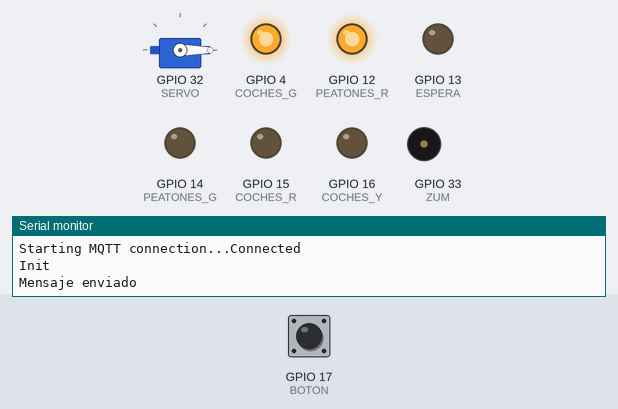
A sketch run on a simulated ESP32. Shown: servo, output pins drawn as LEDs (lit = HIGH), buzzer (waves = sounding), the last lines printed to the serial monitor. Dashed ring = blinking. The test bench sets the inputs (shaded band); at power-on: GPIO 17 (BOTON) LOW. WiFi joins after 1.5 s; servers stay silent unless stated; no MQTT or app messages arrive unless stated.

Above: at 2.7 s.
2.8 s: GPIO 17 (BOTON) pulled HIGH for 0.15 s
At 3.25 s:
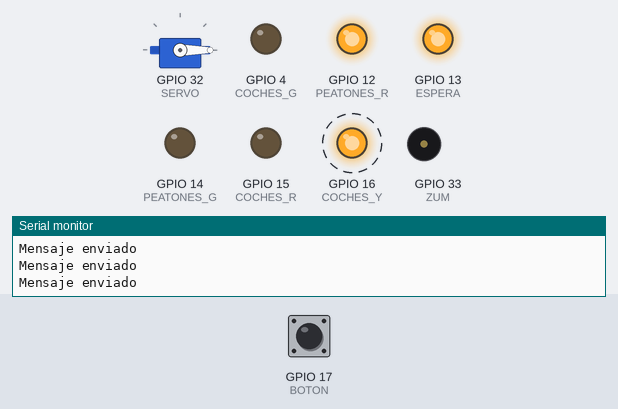
At 5.8 s:
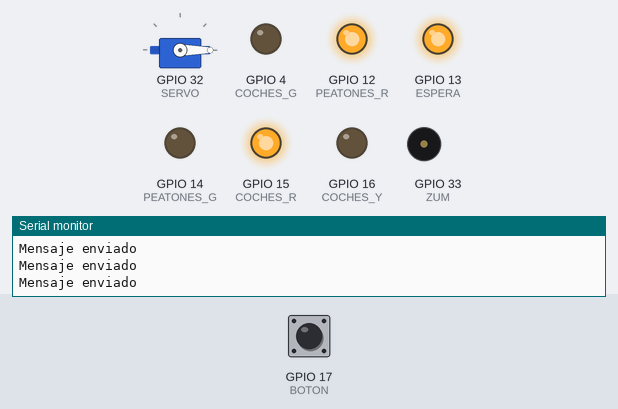
11.8 s: GPIO 17 (BOTON) pulled HIGH for 1 s
At 12.5 s:
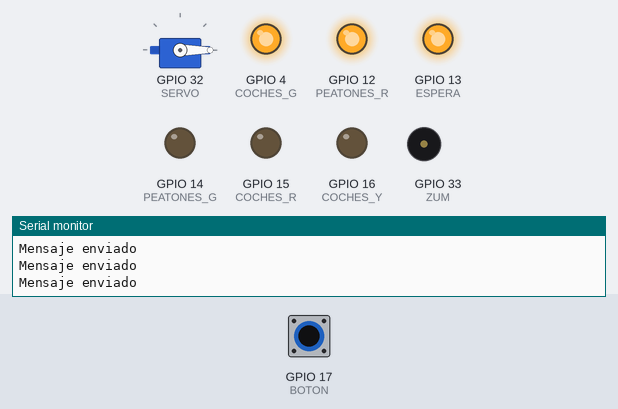
Timing chart, 0 to 19.8 s (numbered marks = the images above; inputs shaded):
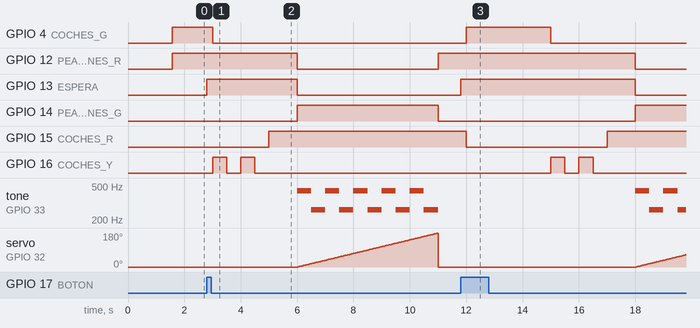

The sketch:

PL1.ino
```cpp
#include <WiFi.h>
#include <ArduinoJson.h>
#include <PubSubClient.h>
#include <ESP32Servo.h>

//Component pins
#define PEATONES_G 14
#define PEATONES_R 12
#define COCHES_G 4
#define COCHES_Y 16
#define COCHES_R 15
#define ESPERA 13
#define ZUM 33
#define BOTON 17
#define SERVO 32

// states
#define Gr 0
#define Yr 1
#define Rr1 2
#define Rg 3
#define Rr2 4

int cooldownTime=3000;
int stateTime[]={
  2000, //YrTime
  1000, //Rr1Time
  5000, //RgTime
  1000  //Rr2Time
};

unsigned long lastStateStart=0;
bool waiting=false;
int state=0;
unsigned long now=0;
bool emergencia=false;
int lastB = LOW;

Servo miServo;

#include <config.h>
#include <ESP32_Utils.hpp>
#include <MQTT.hpp>
#include <ESP32_Utils_MQTT.hpp>

void setup() {
  pinMode(COCHES_G, OUTPUT);
  pinMode(COCHES_Y, OUTPUT);
  pinMode(COCHES_R, OUTPUT);
  pinMode(PEATONES_G, OUTPUT);
  pinMode(PEATONES_R, OUTPUT);
  pinMode(ESPERA, OUTPUT);
  pinMode(ZUM, OUTPUT);
  pinMode(BOTON, INPUT);
  miServo.attach(SERVO);

  digitalWrite(COCHES_G, LOW);
  digitalWrite(COCHES_Y, LOW);
  digitalWrite(COCHES_R, LOW);
  digitalWrite(PEATONES_G, LOW);
  digitalWrite(PEATONES_R, LOW);
  digitalWrite(ESPERA, LOW);
  miServo.write(0);
  noTone(ZUM);

  Serial.begin(9600);
  Serial.println("Hola");

  ConnectWiFi_STA(false);
  InitMqtt();
  ConnectMqtt();
  Serial.println("Init");
  publishJson();
}

void loop() {
  HandleMqtt();
  now = millis();

  if (digitalRead(BOTON)==HIGH && lastB==LOW){
    publishJson();
  }

  //Check button
  if ((state==Gr || state==Rr2) && digitalRead(BOTON)==HIGH && !emergencia){
    waiting=true;
    digitalWrite(ESPERA, HIGH);
  }

  if (state==Gr && waiting && checkTime(now, lastStateStart, cooldownTime) && !emergencia){
    state++;
    waiting = false;
    lastStateStart=now;
    publishJson();
  }

  if (state>=Yr && (checkTime(now, lastStateStart, stateTime[state-1]))){
    state++;
    if (state>Rr2)
      state=Gr;
    lastStateStart=now;
    miServo.write(0);
    publishJson();
  }

  //Set lights
  switch(state){
    case Gr:
      lightCar('G');
      lightPasserby('R');
      break;
    case Yr:
      lightCar('Y');
      lightPasserby('R');
      break;
    case Rg:
      lightCar('R');
      lightPasserby('G');
      break;
    case Rr1:
    case Rr2:
      lightCar('R');
      lightPasserby('R');
      break;
    default:
      lightCar('Y');
      lightPasserby('G');
      break;
  }

  String str="";
  switch (state){
    case Gr:
      str="Gr";
      break;
    case Yr:
      str="Yr";
      break;
    case Rr1:
      str="Rr1";
      break;
    case Rg:
      str="Rg";
      break;
    case Rr2:
      str="Rr2";
      break;
    default:
      str="Error";
      break;
  }
  // Serial.println(str);
  // Serial.println(waiting);
  // Serial.println();
  // Serial.println(digitalRead(BOTON));
  // delay(100);

  // PublisMqtt(state);
  lastB = digitalRead(BOTON);
}

bool checkTime(unsigned long now, unsigned long base, int target){
  //Checks if now-base>=target while acounting for overflow
  unsigned long halfULong = pow(2,16);
  if (base >= halfULong){
    now-=halfULong;
    base-=halfULong;
  }
  return now-base>=(unsigned long)target;
}

void lightPasserby(char c){
  if (c=='G'){
    digitalWrite(PEATONES_G, HIGH);
    digitalWrite(PEATONES_R, LOW);
    digitalWrite(ESPERA, LOW);

    if (now%1000<500){
      tone(ZUM, 440);
    }
    else{
      tone(ZUM, 262);
    }

    handleServo();
  }
  else{
    digitalWrite(PEATONES_G, LOW);
    digitalWrite(PEATONES_R, HIGH);
    noTone(ZUM);
  }
}

void lightCar(char c){
  if (c=='G'){
    digitalWrite(COCHES_G, HIGH);
    digitalWrite(COCHES_Y, LOW);
    digitalWrite(COCHES_R, LOW);
  }
  else if (c=='Y'){
    if (now%1000<500){
      digitalWrite(COCHES_G, LOW);
      digitalWrite(COCHES_Y, HIGH);
      digitalWrite(COCHES_R, LOW);
    }
    else{
      digitalWrite(COCHES_Y, LOW);
      digitalWrite(COCHES_G, LOW);
      digitalWrite(COCHES_R, LOW);
    }
  }
  else{
    digitalWrite(COCHES_G, LOW);
    digitalWrite(COCHES_Y, LOW);
    digitalWrite(COCHES_R, HIGH);
  }
}

void handleServo(){
  unsigned long halfULong = pow(2,16);
  unsigned long n;
  unsigned long lss;
  if (lastStateStart>halfULong){
    n=now-halfULong;
    lss=lastStateStart-halfULong;
  } else{
    n=now;
    lss=lastStateStart;
  }

  miServo.write((double(n-lss)/stateTime[Rg-1])*180);
  // Serial.println((double(n-lss)/stateTime[Rg-1])*180);
}
```

ESP32_Utils.hpp
```cpp
void ConnectWiFi_STA(bool useStaticIP = false)
{
   Serial.println("");
   WiFi.mode(WIFI_STA);
   WiFi.begin(ssid, password);
   if(useStaticIP) WiFi.config(ip, gateway, subnet);
   while (WiFi.status() != WL_CONNECTED)
   {
     delay(100);
     Serial.print('.');
   }

   Serial.println("");
   Serial.print("Iniciado STA:\t");
   Serial.println(ssid);
   Serial.print("IP address:\t");
   Serial.println(WiFi.localIP());
}

void ConnectWiFi_AP(bool useStaticIP = false)
{
   Serial.println("");
   WiFi.mode(WIFI_AP);
   while(!WiFi.softAP(ssid, password))
   {
     Serial.println(".");
     delay(100);
   }
   if(useStaticIP) WiFi.softAPConfig(ip, gateway, subnet);

   Serial.println("");
   Serial.print("Iniciado AP:\t");
   Serial.println(ssid);
   Serial.print("IP address:\t");
   Serial.println(WiFi.softAPIP());
}
```

ESP32_Utils_MQTT.hpp
```cpp
void InitMqtt()
{
	mqttClient.setServer(MQTT_BROKER_ADRESS, MQTT_PORT);
	SuscribeMqtt();
	mqttClient.setCallback(OnMqttReceived);
}


void ConnectMqtt()
{
	while (!mqttClient.connected())
	{
		Serial.print("Starting MQTT connection...");
		if (mqttClient.connect(MQTT_CLIENT_NAME))
		{
			SuscribeMqtt();
			Serial.println("Connected");
		}
		else
		{
			Serial.print("Failed MQTT connection, rc=");
			Serial.print(mqttClient.state());
			Serial.println(" try again in 5 seconds");

			delay(5000);
		}
	}
}


void HandleMqtt()
{
	if (!mqttClient.connected())
	{
		ConnectMqtt();
	}
	mqttClient.loop();
}
```

MQTT.hpp
```cpp
const char* MQTT_BROKER_ADRESS = "test.mosquitto.org";
const uint16_t MQTT_PORT = 1883;
const char* MQTT_CLIENT_NAME = "ESP32Client_1";
const char* topicSend = "sensors/ST_1103";

WiFiClient espClient;
PubSubClient mqttClient(espClient);

void SuscribeMqtt()
{
	mqttClient.subscribe("ST_1103");
	// mqttClient.subscribe("hello/world");
}

String payload;
void PublisMqtt(unsigned long data)
{
	payload = "";
	payload = String(data);
	mqttClient.publish(topicSend, (char*)payload.c_str());
	Serial.println("Mensaje enviado");
}

void PublisMqtt(String data)
{
	payload = "";
	payload = data;
	if(mqttClient.publish(topicSend, (char*)payload.c_str())){
		Serial.println("Mensaje enviado");
	} else{
		Serial.println("Error de envío");
	}
}

void publishJson(){
  JsonDocument doc;

  doc["S_id"]="TL_073";
  doc["S_type"]="TL";
  doc["Str_id"]="ST_1103";
  doc["Str_name"]="Calle Catedral de Toledo";
  doc["loc"]["lat"]=40.3636491;
  doc["loc"]["long"]=-3.7584933;
  doc["loc"]["zona"]="Latina";
  doc["loc"]["barrio"]="Lucero";

  char* str="";
  switch (state){
    case Gr:
      str="Gr";
      break;
    case Yr:
      str="Yr";
      break;
    case Rr1:
      str="Rr1";
      break;
    case Rg:
      str="Rg";
      break;
    case Rr2:
      str="Rr2";
      break;
    default:
      str="Error";
      break;
  }
  doc["data"]["state"]=str;
  doc["data"]["TL_type"]="mixed";
  if (state!=Gr){
    doc["data"]["time"]=stateTime[state-1];
  }
  doc["data"]["wait"]=waiting?1:0;
  doc["data"]["lock"]=emergencia?1:0;

  String output;
  serializeJson(doc, output);

  PublisMqtt(output);
}

void recieveMsg(byte* payload){
  JsonDocument doc;
  deserializeJson(doc, payload);

  int boton = doc["boton"];
	int docEmergencia = doc["emergencia"];
	int cooldown = doc["cooldown"];
	int timeYr = doc["timeYr"];
	int timeRr1 = doc["timeRr1"];
	int timeRg = doc["timeRg"];
	int timeRr2 = doc["timeRr2"];

  if (boton>0){
    waiting=true;
    digitalWrite(ESPERA, HIGH);
  }
	if (docEmergencia>0){
		state=Gr;
		emergencia=true;
		waiting=false;
		digitalWrite(ESPERA, LOW);
		publishJson();
	} else{
		emergencia=false;
	}
	if (cooldown>0){
		cooldownTime=cooldown;
	}
	if (timeYr>0){
		stateTime[0]=timeYr;
	}
	if (timeRr1>0){
		stateTime[1]=timeRr1;
	}
	if (timeRg>0){
		stateTime[2]=timeRg;
	}
	if (timeRr2>0){
		stateTime[3]=timeRr2;
	}
}

String content = "";
void OnMqttReceived(char* topic, byte* payload, unsigned int length)
{
	Serial.print("Received on ");
	Serial.print(topic);
	Serial.print(": ");

	content = "";
	for (size_t i = 0; i < length; i++) {
		content.concat((char)payload[i]);
	}
	Serial.print(content);
	Serial.println();

	recieveMsg(payload);
}
```

config.h
```cpp
const char* ssid     = "Tu_Wifi_Real";
const char* password = "12345678";
const char* hostname = "ESP32_1";

IPAddress ip(192, 168, 1, 200);
IPAddress gateway(192, 168, 1, 1);
IPAddress subnet(255, 255, 255, 0);
```

Measured:
- after the input at 2.8 s, GPIO 4 (COCHES_G): HIGH → LOW after 0.20 s; GPIO 12 (PEATONES_R): HIGH → LOW after 3.2 s, → HIGH 5.0 s later; GPIO 13 (ESPERA): LOW → HIGH at once, → LOW 3.2 s later; GPIO 14 (PEATONES_G): LOW → HIGH after 3.2 s, → LOW 5.0 s later; GPIO 15 (COCHES_R): LOW → HIGH after 2.2 s
- after the input at 11.8 s, GPIO 12 (PEATONES_R): HIGH → LOW after 6.2 s; GPIO 13 (ESPERA): LOW → HIGH at once, → LOW 6.2 s later
